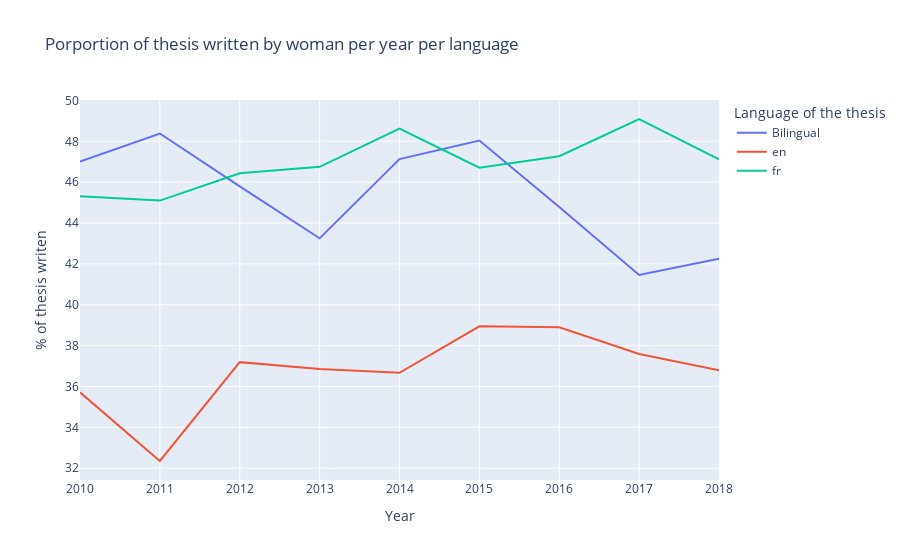

This figure's notebook cell:
### Code cell
test = phd_langue_2010s_gender[(phd_langue_2010s_gender["Genre"] != "unknown") & (phd_langue_2010s_gender["Genre"] != "andy")].groupby(by=["Year","Langue.de.la.these"])["genre_value"].mean()
test = pd.DataFrame(test)
test = test.reset_index()
test.insert(3,column = "Man", value= (1 - test.genre_value) * 100)
test.rename(columns = {"genre_value" : "Woman"}, inplace = True)
test["Woman"] = test["Woman"].apply(lambda x: x * 100)
px.line(test, x="Year", y= ["Woman"],color = "Langue.de.la.these", title="Porportion of thesis written by woman per year per language", labels={"Year": "Year", "value": "% of thesis writen", "Langue.de.la.these": "Language of the thesis"})

### Figure 1 — Plotly figure (JSON) as saved in the notebook; plotly's stock layout.template omitted (floating-point values rounded to 4 significant figures)
{"data": [{"hovertemplate": "Language of the thesis=Bilingual<br>variable=Woman<br>Year=%{x}<br>% of thesis writen=%{y}<extra></extra>", "legendgroup": "Bilingual", "line": {"color": "#636efa", "dash": "solid"}, "marker": {"symbol": "circle"}, "mode": "lines", "name": "Bilingual", "orientation": "v", "showlegend": true, "type": "scatter", "x": [2010, 2011, 2012, 2013, 2014, 2015, 2016, 2017, 2018], "xaxis": "x", "y": [47.0, 48.38, 45.79, 43.25, 47.13, 48.04, 44.79, 41.46, 42.26], "yaxis": "y"}, {"hovertemplate": "Language of the thesis=en<br>variable=Woman<br>Year=%{x}<br>% of thesis writen=%{y}<extra></extra>", "legendgroup": "en", "line": {"color": "#EF553B", "dash": "solid"}, "marker": {"symbol": "circle"}, "mode": "lines", "name": "en", "orientation": "v", "showlegend": true, "type": "scatter", "x": [2010, 2011, 2012, 2013, 2014, 2015, 2016, 2017, 2018], "xaxis": "x", "y": [35.71, 32.35, 37.19, 36.85, 36.67, 38.94, 38.9, 37.59, 36.79], "yaxis": "y"}, {"hovertemplate": "Language of the thesis=fr<br>variable=Woman<br>Year=%{x}<br>% of thesis writen=%{y}<extra></extra>", "legendgroup": "fr", "line": {"color": "#00cc96", "dash": "solid"}, "marker": {"symbol": "circle"}, "mode": "lines", "name": "fr", "orientation": "v", "showlegend": true, "type": "scatter", "x": [2010, 2011, 2012, 2013, 2014, 2015, 2016, 2017, 2018], "xaxis": "x", "y": [45.31, 45.1, 46.44, 46.75, 48.62, 46.71, 47.27, 49.09, 47.12], "yaxis": "y"}], "layout": {"legend": {"title": {"text": "Language of the thesis"}, "tracegroupgap": 0}, "title": {"text": "Porportion of thesis written by woman per year per language"}, "xaxis": {"anchor": "y", "domain": [0, 1], "title": {"text": "Year"}}, "yaxis": {"anchor": "x", "domain": [0, 1], "title": {"text": "% of thesis writen"}}}}
